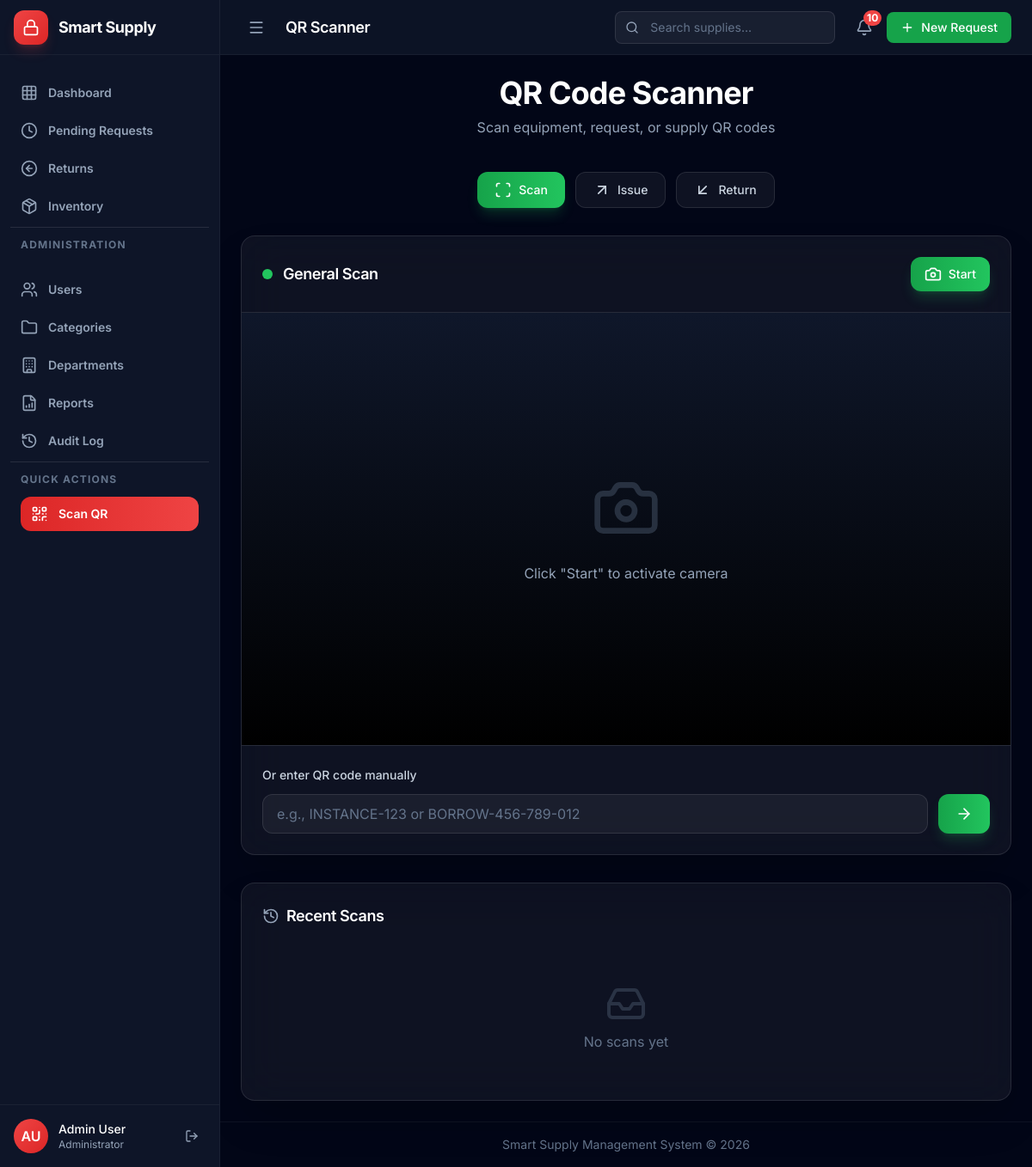
The app's page /scanner/ (signed in) with its own data.
### core/models.py (models this page shows, shortened)
class User(AbstractUser):
    class Role(models.TextChoices):
        ADMIN = 'admin', 'Admin'
        GSO_STAFF = 'gso_staff', 'GSO Staff'
        DEPARTMENT_USER = 'department_user', 'Department User'
    class ApprovalStatus(models.TextChoices):
        PENDING = 'pending', 'Pending Approval'
        APPROVED = 'approved', 'Approved'
        REJECTED = 'rejected', 'Rejected'
    username = models.CharField(max_length=150, unique=True)
    email = models.EmailField('email address', blank=True)
    role = models.CharField(
        max_length=20,
        choices=Role.choices,
        default=Role.DEPARTMENT_USER
    )
    approval_status = models.CharField(
        max_length=20,
        choices=ApprovalStatus.choices,
        default=ApprovalStatus.PENDING
    )
    department = models.ForeignKey(
        Department,
        on_delete=models.SET_NULL,
        null=True,
        blank=True,
        related_name='users'
    )
    phone = models.CharField(max_length=20, blank=True)
    profile_picture = models.ImageField(
        upload_to='profile_pics/',
        blank=True,
        null=True
    )
    created_at = models.DateTimeField(auto_now_add=True)
    updated_at = models.DateTimeField(auto_now=True)
    objects = UserManager()
    USERNAME_FIELD = 'username'
    REQUIRED_FIELDS = ['first_name', 'last_name']
    class Meta:
        ordering = ['-created_at']
    @property
    def overdue_items(self):
        return self.borrowed_items.filter(
            returned_at__isnull=True,
            return_deadline__lt=timezone.now()
        )
    @property
    def has_overdue_items(self):
        return self.overdue_items.exists()

### core/views.py (the view)
# urls.py: path('scanner/', views.qr_scanner, name='qr_scanner'),
@login_required
def qr_scanner(request):
    if request.user.role not in [User.Role.ADMIN, User.Role.GSO_STAFF]:
        messages.error(request, 'Access denied.')
        return redirect('dashboard')
    return render(request, 'scanner/index.html')

### templates/scanner/index.html (shortened to what this page needs)
{% extends 'base.html' %}
{% load static %}
{% block content %}
<div class="max-w-4xl mx-auto animate-fadeIn" x-data="qrScanner()" x-init="onInit()" @up:fragment:destroyed.window="onCleanup()">
    <div class="text-center mb-10">
        <h2 class="heading-lg">QR Code Scanner</h2>
        <p class="text-slate-400 mt-2">Scan equipment, request, or supply QR codes</p>
    </div>
    <div class="flex justify-center gap-3 mb-8">
        <button @click="mode = 'scan'"
                :class="mode === 'scan' ? 'bg-gradient-to-r from-green-600 to-green-500 hover:from-green-500 hover:to-green-400 text-white shadow-lg shadow-green-500/20' : 'bg-white/5 border border-white/10 text-slate-300 hover:bg-white/10'"
                class="inline-flex items-center justify-center gap-2 px-5 py-2.5 text-sm rounded-xl font-medium transition-all duration-200 cursor-pointer hover:-translate-y-0.5">
            <i data-lucide="scan" class="w-5 h-5"></i>
            <span class="hidden sm:inline">Scan</span>
        </button>
        <button @click="mode = 'issue'"
                :class="mode === 'issue' ? 'bg-gradient-to-r from-green-600 to-green-500 hover:from-green-500 hover:to-green-400 text-white shadow-lg shadow-green-500/20' : 'bg-white/5 border border-white/10 text-slate-300 hover:bg-white/10'"
                class="inline-flex items-center justify-center gap-2 px-5 py-2.5 text-sm rounded-xl font-medium transition-all duration-200 cursor-pointer hover:-translate-y-0.5">
            <i data-lucide="arrow-up-right" class="w-5 h-5"></i>
            <span class="hidden sm:inline">Issue</span>
        </button>
        <button @click="mode = 'return'"
                :class="mode === 'return' ? 'bg-gradient-to-r from-green-600 to-green-500 hover:from-green-500 hover:to-green-400 text-white shadow-lg shadow-green-500/20' : 'bg-white/5 border border-white/10 text-slate-300 hover:bg-white/10'"
                class="inline-flex items-center justify-center gap-2 px-5 py-2.5 text-sm rounded-xl font-medium transition-all duration-200 cursor-pointer hover:-translate-y-0.5">
            <i data-lucide="arrow-down-left" class="w-5 h-5"></i>
            <span class="hidden sm:inline">Return</span>
        </button>
    </div>
    <div class="bg-white/5 backdrop-blur-xl border border-white/10 rounded-2xl overflow-hidden shadow-2xl mb-8 hover:shadow-green-500/10 transition-shadow duration-300">
        <div class="p-6 border-b border-white/10 flex items-center justify-between">
            <h3 class="heading-sm flex items-center gap-3">
                <div class="w-3 h-3 rounded-full bg-green-500 animate-pulse"></div>
                <span x-show="mode === 'scan'">General Scan</span>
            </h3>
            <div class="flex items-center gap-2">
                <button @click="toggleCamera"
                        :class="cameraActive ? 'bg-red-600 hover:bg-red-500' : 'bg-gradient-to-r from-green-600 to-green-500 hover:from-green-500 hover:to-green-400'"
                        class="px-4 py-2.5 rounded-xl font-medium text-white transition-all duration-200 inline-flex items-center gap-2 shadow-lg shadow-green-500/20 hover:-translate-y-0.5">
                    <i :data-lucide="cameraActive ? 'camera-off' : 'camera'" class="w-5 h-5"></i>
                    <span x-text="cameraActive ? 'Stop' : 'Start'" class="text-sm"></span>
                </button>
            </div>
        </div>
        <div class="relative rounded-none overflow-hidden bg-black aspect-video">
            <div id="qr-reader" class="w-full h-full"></div>
            <div x-show="!cameraActive"
                 class="absolute inset-0 flex flex-col items-center justify-center bg-gradient-to-b from-slate-900 to-black">
                 <i data-lucide="camera" class="w-20 h-20 text-slate-600 mb-6 opacity-50"></i>
                <p class="text-slate-400 text-center">Click "Start" to activate camera</p>
            </div>
        </div>
        <div class="p-6 border-t border-white/10 space-y-3">
            <label class="block text-sm font-medium text-slate-300">Or enter QR code manually</label>
            <div class="flex gap-3">
                <input type="text"
                       x-model="manualCode"
                       @keyup.enter="processManualCode"
                       class="flex-1 px-4 py-2.5 bg-white/5 border border-white/10 rounded-xl text-white placeholder-slate-500 focus:outline-none focus:ring-2 focus:ring-green-500/50 focus:border-green-500 transition-all"
                       placeholder="e.g., INSTANCE-123 or BORROW-456-789-012">
                <button @click="processManualCode"
                        :disabled="!manualCode"
                        class="px-5 py-2.5 bg-gradient-to-r from-green-600 to-green-500 hover:from-green-500 hover:to-green-400 disabled:bg-slate-700 disabled:cursor-not-allowed rounded-xl font-medium text-white transition-all duration-200 shadow-lg shadow-green-500/20 hover:-translate-y-0.5">
                    <i data-lucide="arrow-right" class="w-5 h-5"></i>
                </button>
            </div>
        </div>
    </div>
    <div class="bg-white/5 backdrop-blur-xl border border-white/10 rounded-2xl p-6 shadow-2xl">
        <h3 class="heading-sm mb-6 flex items-center gap-2">
            <i data-lucide="history" class="w-5 h-5 text-slate-400"></i>
            Recent Scans
        </h3>
        <div class="space-y-2 max-h-80 overflow-y-auto custom-scrollbar">
            <template x-if="recentScans.length === 0">
                <div class="text-center py-8">
                    <i data-lucide="inbox" class="w-12 h-12 text-slate-600 mx-auto mb-2 opacity-50"></i>
                    <p class="text-slate-500">No scans yet</p>
                </div>
            </template>
        </div>
    </div>
</div>
{% endblock %}

### templates/sidebars/admin_sidebar.html (shortened to what this page needs)
<aside class="fixed lg:sticky top-0 left-0 z-50 h-screen bg-slate-900/95 backdrop-blur-xl border-r border-white/5 transition-all duration-300"
       :class="sidebarOpen ? 'w-64 translate-x-0' : 'w-64 -translate-x-full lg:w-20 lg:translate-x-0'">
    <div class="h-full flex flex-col">
        <div class="h-16 flex items-center border-b border-white/5 px-4">
            <a href="{% url 'dashboard' %}" up-target="main" up-follow class="flex items-center gap-3">
                <div class="w-10 h-10 rounded-xl bg-gradient-to-br from-red-500 to-red-600 flex items-center justify-center shadow-lg shadow-red-500/20 flex-shrink-0">
                    <i data-lucide="lock" class="w-5 h-5 text-white"></i>
                </div>
                <span class="font-bold text-lg tracking-tight text-white transition-opacity duration-200"
                      :class="sidebarOpen ? 'opacity-100' : 'opacity-0 lg:hidden'">
                    Smart Supply
                </span>
            </a>
        </div>
        <nav class="flex-1 py-6 px-3 space-y-1 overflow-y-auto" x-init="$nextTick(() => { if (window.lucide) lucide.createIcons(); })">
            <a href="{% url 'dashboard' %}" up-target="main" up-follow
               class="flex items-center gap-3 px-3 py-2.5 rounded-xl transition-all duration-200"
               :class="currentUrl === '{% url 'dashboard' %}' ? 'bg-red-500/20 text-red-300' : 'text-slate-400 hover:bg-white/5 hover:text-white'">
                <i data-lucide="grid-3x3" class="w-5 h-5"></i>
                <span class="text-sm font-semibold transition-opacity" :class="sidebarOpen ? 'opacity-100' : 'opacity-0 lg:hidden'">Dashboard</span>
            </a>
            <a href="{% url 'pending_requests' %}" up-target="main" up-follow
               class="flex items-center justify-between px-3 py-2.5 rounded-xl transition-all duration-200"
               :class="currentUrl.startsWith('{% url 'pending_requests' %}') ? 'bg-red-500/20 text-red-300' : 'text-slate-400 hover:bg-white/5 hover:text-white'">
                <div class="flex items-center gap-3">
                    <i data-lucide="clock" class="w-5 h-5"></i>
                    <span class="text-sm font-semibold transition-opacity" :class="sidebarOpen ? 'opacity-100' : 'opacity-0 lg:hidden'">Pending Requests</span>
                </div>
            </a>
            <a href="{% url 'returns' %}" up-target="main" up-follow
               class="flex items-center gap-3 px-3 py-2.5 rounded-xl transition-all duration-200"
               :class="currentUrl === '{% url 'returns' %}' ? 'bg-red-500/20 text-red-300' : 'text-slate-400 hover:bg-white/5 hover:text-white'">
                <i data-lucide="arrow-left-circle" class="w-5 h-5"></i>
                <span class="text-sm font-semibold transition-opacity" :class="sidebarOpen ? 'opacity-100' : 'opacity-0 lg:hidden'">Returns</span>
            </a>
            <a href="{% url 'supplies' %}" up-target="main" up-follow
               class="flex items-center gap-3 px-3 py-2.5 rounded-xl transition-all duration-200"
               :class="currentUrl.startsWith('{% url 'supplies' %}') ? 'bg-red-500/20 text-red-300' : 'text-slate-400 hover:bg-white/5 hover:text-white'">
                <i data-lucide="package" class="w-5 h-5"></i>
                <span class="text-sm font-semibold transition-opacity" :class="sidebarOpen ? 'opacity-100' : 'opacity-0 lg:hidden'">Inventory</span>
            </a>
            <div class="h-px bg-white/10 my-3"></div>
            <div class="px-3 py-2">
                <p class="text-xs font-bold text-slate-500 uppercase tracking-widest mb-3" :class="sidebarOpen ? 'opacity-100' : 'opacity-0 lg:hidden'">Administration</p>
            </div>
            <a href="{% url 'users' %}" up-target="main" up-follow
               class="flex items-center gap-3 px-3 py-2.5 rounded-xl transition-all duration-200"
               :class="currentUrl.startsWith('{% url 'users' %}') ? 'bg-red-500/20 text-red-300' : 'text-slate-400 hover:bg-white/5 hover:text-white'">
                <i data-lucide="users" class="w-5 h-5"></i>
                <span class="text-sm font-semibold transition-opacity" :class="sidebarOpen ? 'opacity-100' : 'opacity-0 lg:hidden'">Users</span>
            </a>
            <a href="{% url 'categories' %}" up-target="main" up-follow
               class="flex items-center gap-3 px-3 py-2.5 rounded-xl transition-all duration-200"
               :class="currentUrl.startsWith('{% url 'categories' %}') ? 'bg-red-500/20 text-red-300' : 'text-slate-400 hover:bg-white/5 hover:text-white'">
                <i data-lucide="folder" class="w-5 h-5"></i>
                <span class="text-sm font-semibold transition-opacity" :class="sidebarOpen ? 'opacity-100' : 'opacity-0 lg:hidden'">Categories</span>
            </a>
            <a href="{% url 'departments' %}" up-target="main" up-follow
               class="flex items-center gap-3 px-3 py-2.5 rounded-xl transition-all duration-200"
               :class="currentUrl.startsWith('{% url 'departments' %}') ? 'bg-red-500/20 text-red-300' : 'text-slate-400 hover:bg-white/5 hover:text-white'">
                <i data-lucide="building" class="w-5 h-5"></i>
                <span class="text-sm font-semibold transition-opacity" :class="sidebarOpen ? 'opacity-100' : 'opacity-0 lg:hidden'">Departments</span>
            </a>
            <a href="{% url 'reports' %}" up-target="main" up-follow
               class="flex items-center gap-3 px-3 py-2.5 rounded-xl transition-all duration-200"
               :class="currentUrl.startsWith('{% url 'reports' %}') ? 'bg-red-500/20 text-red-300' : 'text-slate-400 hover:bg-white/5 hover:text-white'">
                <i data-lucide="file-bar-chart" class="w-5 h-5"></i>
                <span class="text-sm font-semibold transition-opacity" :class="sidebarOpen ? 'opacity-100' : 'opacity-0 lg:hidden'">Reports</span>
            </a>
            <a href="{% url 'audit_log' %}" up-target="main" up-follow
               class="flex items-center gap-3 px-3 py-2.5 rounded-xl transition-all duration-200"
               :class="currentUrl.startsWith('{% url 'audit_log' %}') ? 'bg-red-500/20 text-red-300' : 'text-slate-400 hover:bg-white/5 hover:text-white'">
                <i data-lucide="history" class="w-5 h-5"></i>
                <span class="text-sm font-semibold transition-opacity" :class="sidebarOpen ? 'opacity-100' : 'opacity-0 lg:hidden'">Audit Log</span>
            </a>
            <div class="h-px bg-white/10 my-3"></div>
            <div class="px-3 py-2">
                <p class="text-xs font-bold text-slate-500 uppercase tracking-widest mb-3" :class="sidebarOpen ? 'opacity-100' : 'opacity-0 lg:hidden'">Quick Actions</p>
                <a href="{% url 'qr_scanner' %}" up-target="main" up-follow
                   class="flex items-center gap-3 px-3 py-2.5 rounded-xl bg-gradient-to-r from-red-600 to-red-500 hover:from-red-500 hover:to-red-400 text-white transition-all">
                    <i data-lucide="qr-code" class="w-5 h-5"></i>
                    <span class="text-sm font-semibold transition-opacity" :class="sidebarOpen ? 'opacity-100' : 'opacity-0 lg:hidden'">Scan QR</span>
                </a>
            </div>
        </nav>
        <div class="border-t border-white/5 p-4">
            <div class="flex items-center gap-3">
                <div class="w-10 h-10 rounded-full bg-gradient-to-br from-red-500 to-red-600 flex items-center justify-center text-white font-semibold flex-shrink-0">
                    {{ user.first_name.0 }}{{ user.last_name.0 }}
                </div>
                <div class="flex-1 min-w-0" :class="sidebarOpen ? 'block' : 'hidden lg:hidden'">
                    <p class="text-sm font-medium text-white truncate">{{ user.get_full_name }}</p>
                    <p class="text-xs text-slate-400 truncate">Administrator</p>
                </div>
                <a href="{% url 'logout' %}"
                   class="p-2 rounded-lg hover:bg-red-500/20 hover:text-red-400 text-slate-400 transition-colors"
                   :class="sidebarOpen ? 'block' : 'hidden lg:block'"
                   title="Logout">
                    <i data-lucide="log-out" class="w-4 h-4"></i>
                </a>
            </div>
        </div>
    </div>
</aside>

### records on screen
User: first_name.0 "A", last_name.0 "U", get_full_name "Admin User"

### other values on screen
{{ notifications_count }} "10"
